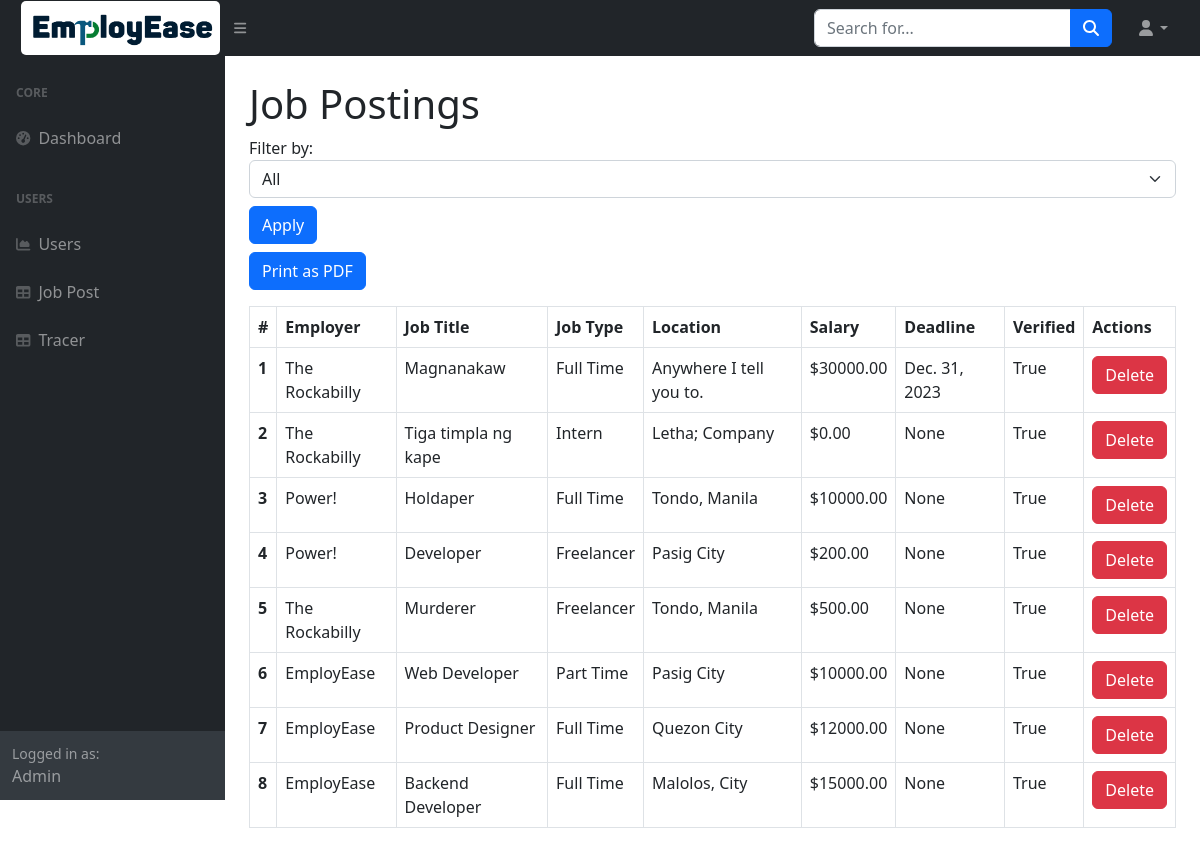
Page /dashboard_post/ on the earlier database version.
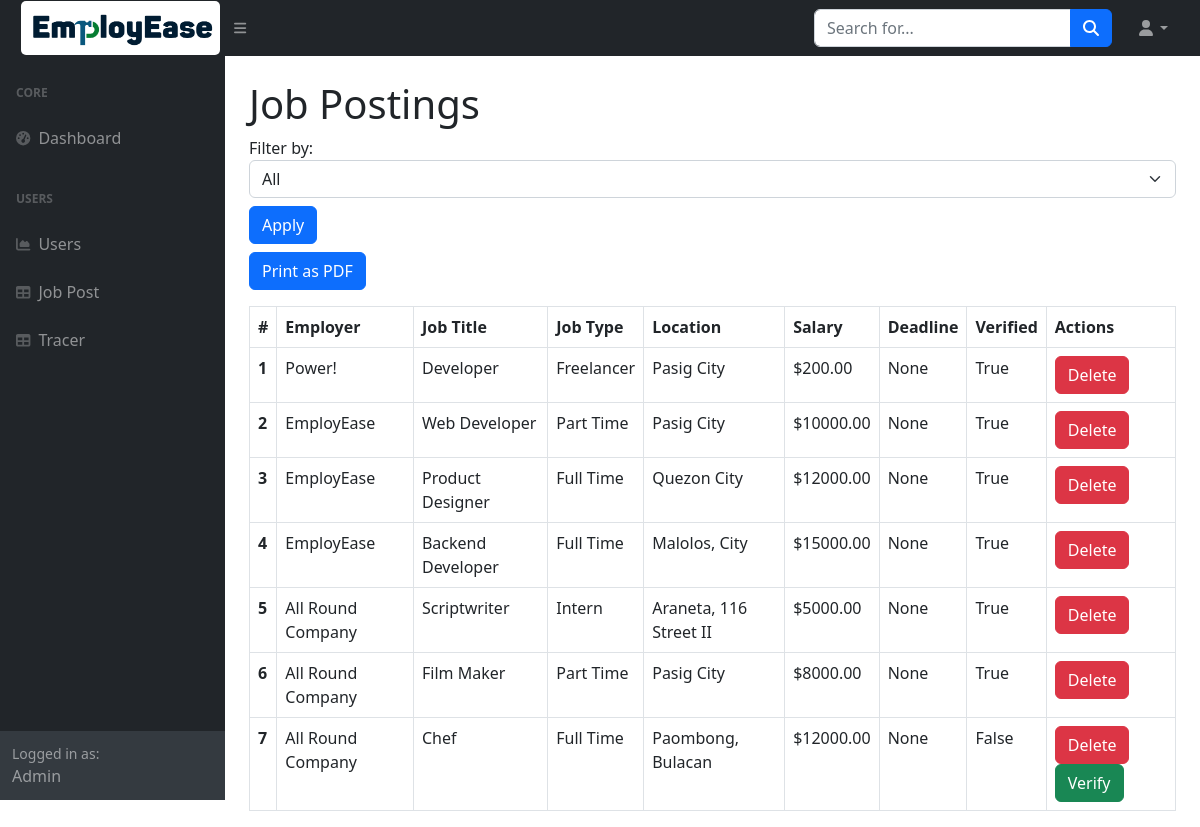
Same page on the later database version.
### website/models.py (models this page shows, shortened)
class JobPosting(models.Model):
    JOB_TYPE_CHOICES = [
    ('full_time', 'Full Time'),
    ('freelancer', 'Freelancer'),
    ('part_time', 'Part Time'),
    ('intern', 'Intern'),
    ]
    employer = models.ForeignKey(Employer, on_delete=models.CASCADE, related_name='job_postings')
    job_title = models.CharField(max_length=255)
    job_description = models.TextField()
    job_requirements = models.TextField()
    job_location = models.CharField(max_length=255)
    salary = models.DecimalField(max_digits=10, decimal_places=2)
    job_type = models.CharField(max_length=20, choices=JOB_TYPE_CHOICES, default='full_time')
    application_deadline = models.DateField(null=True, blank=True)
    is_verified = models.BooleanField(default=False)

class Employer(models.Model):
    user_profile = models.OneToOneField(UserProfile, on_delete=models.CASCADE, related_name='employer')
    company_name = models.CharField(max_length=255)
    company_address = models.CharField(max_length=255)
    company_email = models.EmailField()
    contact_number = models.CharField(max_length=15)
    company_logo = models.ImageField(upload_to='company_logo/', null=True, blank=True)
    company_desc = models.CharField(max_length=655, null=True, blank=True)

### website/views.py (the view)
# urls.py: path('dashboard_post/', views.dashboard_post, name="dashboard_post"),
def dashboard_post(request):
    filter_value = request.GET.get('filter', 'all')
    if filter_value == 'verified':
        job_postings = JobPosting.objects.filter(is_verified=True)
    elif filter_value == 'unverified':
        job_postings = JobPosting.objects.filter(is_verified=False)
    else:
        job_postings = JobPosting.objects.all()
    context = {
        'job_postings': job_postings,
        'filter': filter_value,
    }
    return render(request, 'dashboard_post.html', context)

### website/templates/dashboard_post.html (shortened to what this page needs)
{% load static %}
<!DOCTYPE html>
<html lang="en">
    {% include "base/admin_head.html" %}
    <body class="sb-nav-fixed">
        {% include "base/admin_nav.html" %}
        <div id="layoutSidenav">
            {% include "base/admin_side.html" %}
            <div id="layoutSidenav_content">
                <main>
                    <div class="container-fluid px-4">
                        <h1 class="mt-4">Job Postings</h1>
                        <div class="mb-3">
                            <form method="get" action="{% url 'dashboard_post' %}">
                                <label for="filter">Filter by:</label>
                                <select name="filter" id="filter" class="form-select">
                                    <option value="all" {% if filter == 'all' %}selected{% endif %}>All</option>
                                </select>
                                <button type="submit" class="btn btn-primary mt-2">Apply</button>
                            </form>
                            <button id="printButton" class="btn btn-primary mt-2">Print as PDF</button>
                        </div>
                        <table class="table table-bordered" id="jobTable">
                            <thead>
                                <tr>
                                    <th scope="col">#</th>
                                    <th scope="col">Employer</th>
                                    <th scope="col">Job Title</th>
                                    <th scope="col">Job Type</th>
                                    <th scope="col">Location</th>
                                    <th scope="col">Salary</th>
                                    <th scope="col">Deadline</th>
                                    <th scope="col">Verified</th>
                                    <th scope="col">Actions</th>
                                </tr>
                            </thead>
                            <tbody>
                                {% for job_posting in job_postings  %}
                                    <tr>
                                        <th scope="row">{{ forloop.counter }}</th>
                                        <td>{{ job_posting.employer.company_name }}</td>
                                        <td>{{ job_posting.job_title }}</td>
                                        <td>{{ job_posting.get_job_type_display }}</td>
                                        <td>{{ job_posting.job_location }}</td>
                                        <td>${{ job_posting.salary }}</td>
                                        <td>{{ job_posting.application_deadline }}</td>
                                        <td>{{ job_posting.is_verified }}</td>
                                        <td>
                                            {% if user == request.user %}
                                                <a href="{% url 'delete_job_post' job_posting.id %}" class="btn btn-danger">Delete</a>
                                                {% if not job_posting.is_verified %}
                                                    <a href="{% url 'verify_job_post' job_posting.id %}" class="btn btn-success">Verify</a>
                                                {% endif %}
                                            {% endif %}
                                        </td>
                                    </tr>
                                {% endfor %}
                            </tbody>
                        </table>
                    </div>
                </main>
            </div>
        </div>
    </body>
</html>

Differences in the rows shown:
removed JobPosting: employer.company_name "The Rockabilly", job_title "Magnanakaw", job_type "Full Time", job_location "Anywhere I tell you to.", salary "30000.00", application_deadline "Dec. 31, 2023", is_verified "True"
removed JobPosting: employer.company_name "The Rockabilly", job_title "Tiga timpla ng kape", job_type "Intern", job_location "Letha; Company", salary "0.00", application_deadline "None", is_verified "True"
removed JobPosting: employer.company_name "Power!", job_title "Holdaper", job_type "Full Time", job_location "Tondo, Manila", salary "10000.00", application_deadline "None", is_verified "True"
removed JobPosting: employer.company_name "The Rockabilly", job_title "Murderer", job_type "Freelancer", job_location "Tondo, Manila", salary "500.00", application_deadline "None", is_verified "True"
added JobPosting: employer.company_name "All Round Company", job_title "Scriptwriter", job_type "Intern", job_location "Araneta, 116 Street II", salary "5000.00", application_deadline "None", is_verified "True"
added JobPosting: employer.company_name "All Round Company", job_title "Film Maker", job_type "Part Time", job_location "Pasig City", salary "8000.00", application_deadline "None", is_verified "True"
added JobPosting: employer.company_name "All Round Company", job_title "Chef", job_type "Full Time", job_location "Paombong, Bulacan", salary "12000.00", application_deadline "None", is_verified "False", shows "Verify"
